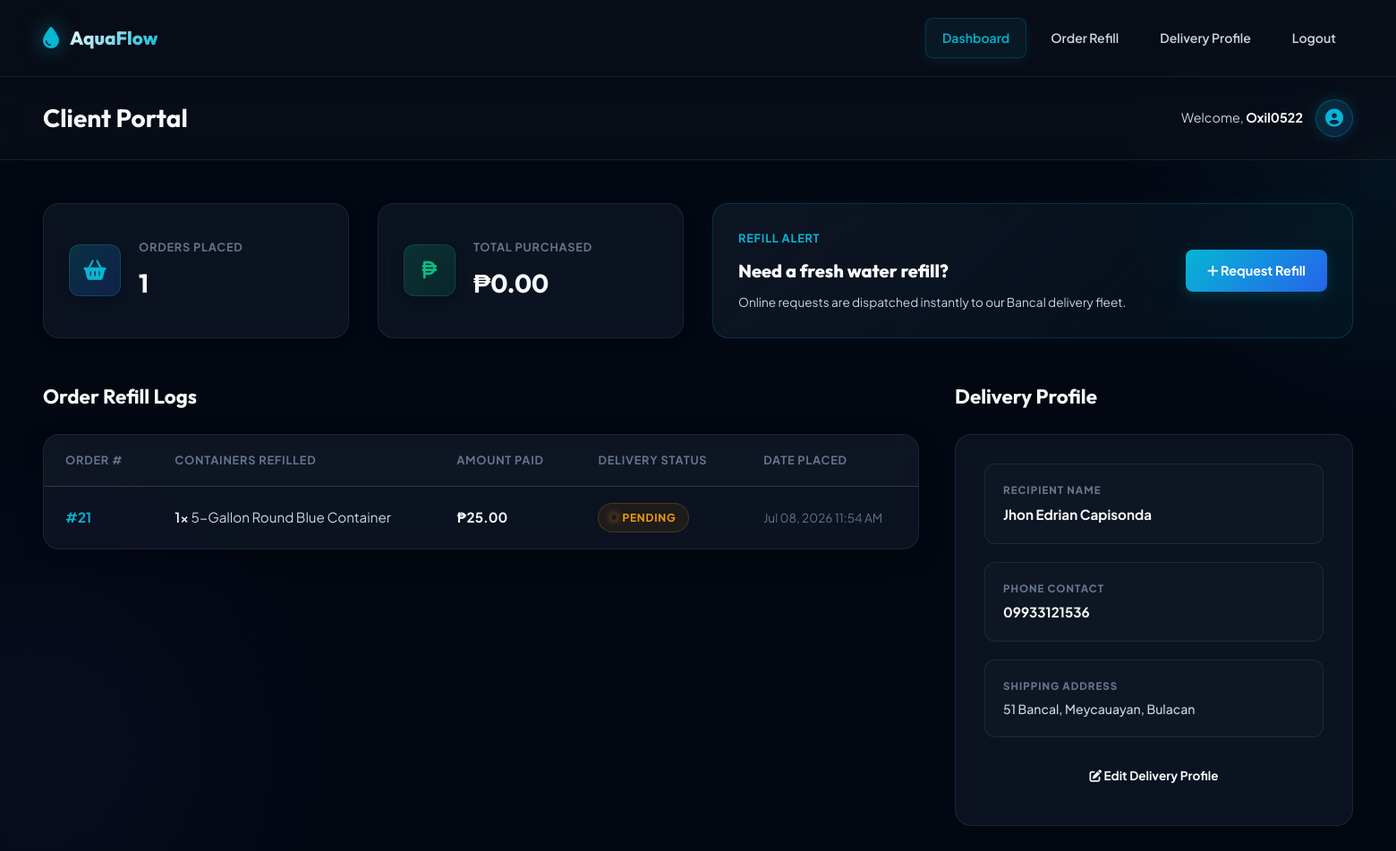
The app's page /customer/dashboard (signed in), older data.
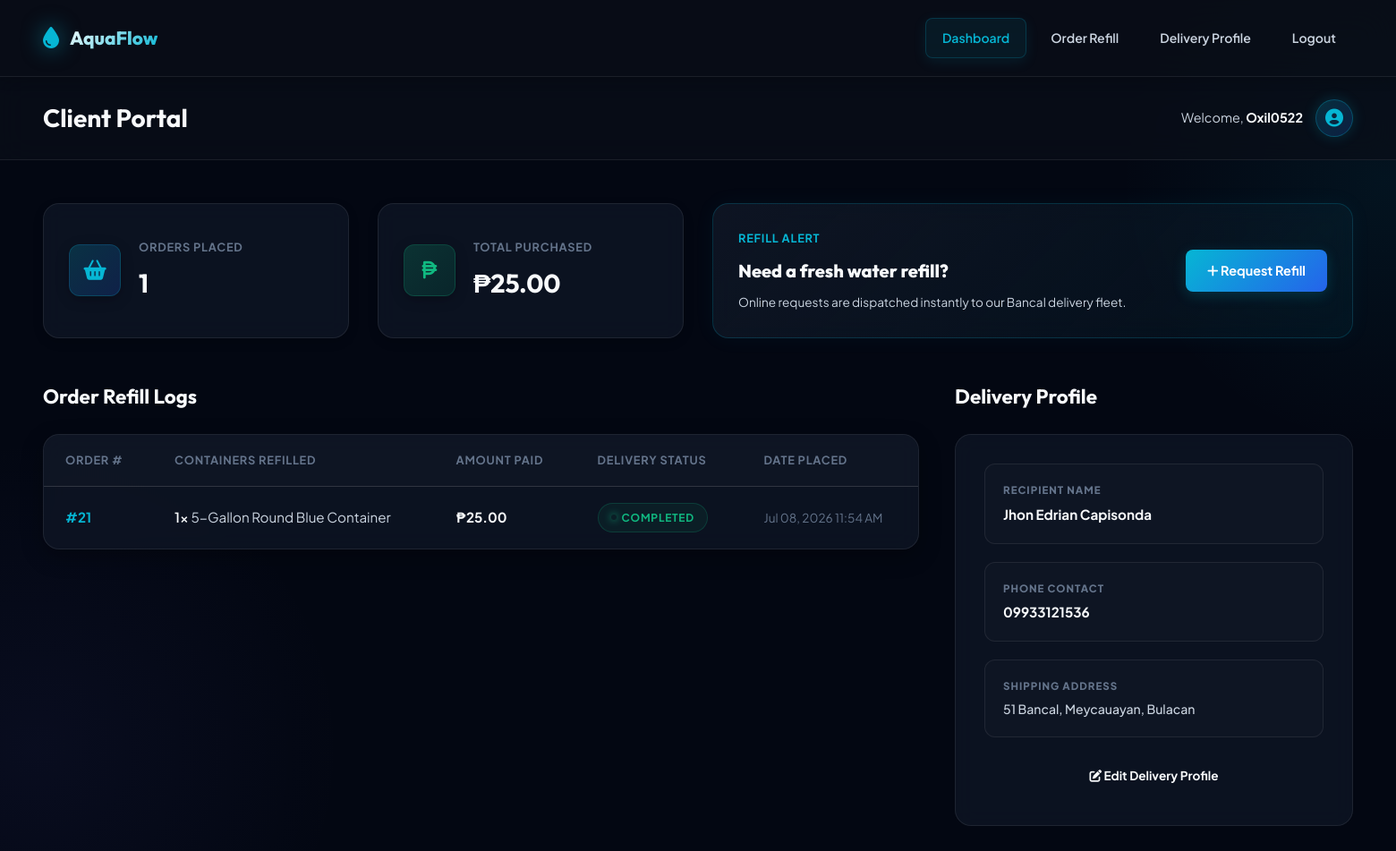
The same page, newer data.
### app/models/user.py (models this page shows, shortened)
class User(UserMixin, db.Model):
    __tablename__ = 'users'
    id = db.Column(db.Integer, primary_key=True)
    username = db.Column(db.String(80), unique=True, nullable=False, index=True)
    email = db.Column(db.String(120), unique=True, nullable=False, index=True)
    password_hash = db.Column(db.String(255), nullable=False)
    role = db.Column(db.String(20), nullable=False, default='customer')  # 'admin' or 'customer'
    is_active_user = db.Column(db.Boolean, default=True)
    created_at = db.Column(db.DateTime, default=lambda: datetime.now(timezone.utc))
    customer_profile = db.relationship('Customer', backref='user', uselist=False, lazy=True)
    @property
    def is_admin(self):
        return self.role == 'admin'

### app/models/order.py (models this page shows, shortened)
class Order(db.Model):
    __tablename__ = 'orders'
    id = db.Column(db.Integer, primary_key=True)
    customer_id = db.Column(db.Integer, db.ForeignKey('customers.id'), nullable=False)
    total_amount = db.Column(db.Float, default=0.0)
    status = db.Column(db.String(20), default='pending')  # pending, confirmed, completed, cancelled
    order_date = db.Column(db.DateTime, default=lambda: datetime.now(timezone.utc))
    notes = db.Column(db.Text, nullable=True)
    created_at = db.Column(db.DateTime, default=lambda: datetime.now(timezone.utc))
    updated_at = db.Column(db.DateTime, default=lambda: datetime.now(timezone.utc),
                           onupdate=lambda: datetime.now(timezone.utc))
    items = db.relationship('OrderItem', backref='order', lazy=True, cascade='all, delete-orphan')
    delivery = db.relationship('Delivery', backref='order', uselist=False, lazy=True)

class OrderItem(db.Model):
    __tablename__ = 'order_items'
    id = db.Column(db.Integer, primary_key=True)
    order_id = db.Column(db.Integer, db.ForeignKey('orders.id'), nullable=False)
    product_id = db.Column(db.Integer, db.ForeignKey('products.id'), nullable=False)
    quantity = db.Column(db.Integer, nullable=False, default=1)
    unit_price = db.Column(db.Float, nullable=False)
    subtotal = db.Column(db.Float, nullable=False)

### app/models/product.py (models this page shows, shortened)
class Product(db.Model):
    __tablename__ = 'products'
    id = db.Column(db.Integer, primary_key=True)
    name = db.Column(db.String(100), nullable=False)
    description = db.Column(db.Text, nullable=True)
    price = db.Column(db.Float, nullable=False)
    stock_quantity = db.Column(db.Integer, default=0)
    unit = db.Column(db.String(30), default='gallon')  # gallon, liter, bottle
    is_available = db.Column(db.Boolean, default=True)
    created_at = db.Column(db.DateTime, default=lambda: datetime.now(timezone.utc))
    order_items = db.relationship('OrderItem', backref='product', lazy=True)

### app/models/customer.py (models this page shows, shortened)
class Customer(db.Model):
    __tablename__ = 'customers'
    id = db.Column(db.Integer, primary_key=True)
    user_id = db.Column(db.Integer, db.ForeignKey('users.id'), nullable=True, unique=True)
    full_name = db.Column(db.String(150), nullable=False)
    phone = db.Column(db.String(20), nullable=True)
    address = db.Column(db.Text, nullable=True)
    is_active = db.Column(db.Boolean, default=True)
    created_at = db.Column(db.DateTime, default=lambda: datetime.now(timezone.utc))
    updated_at = db.Column(db.DateTime, default=lambda: datetime.now(timezone.utc),
                           onupdate=lambda: datetime.now(timezone.utc))
    orders = db.relationship('Order', backref='customer', lazy=True)
    @property
    def total_spent(self):
        return sum(order.total_amount for order in self.orders if order.status == 'completed')
    @property
    def order_count(self):
        return len(self.orders)

### app/routes/customer.py (the view)
@customer_bp.route('/dashboard')
@login_required
def dashboard():
    customer = current_user.customer_profile
    if not customer:
        flash('Customer profile not found. Please contact support.', 'error')
        return redirect(url_for('auth.logout'))
    orders = sorted(customer.orders, key=lambda o: o.order_date, reverse=True)
    return render_template('customer/dashboard.html', customer=customer, orders=orders)

### app/models/user.py (called while the page is built)
@login_manager.user_loader
def load_user(user_id):
    return db.session.get(User, int(user_id))

### app/templates/customer/dashboard.html (shortened to what this page needs)
{% extends 'base.html' %}
{% block page_title %}Client Portal{% endblock %}
{% block content %}
<div class="dashboard-grid">
    <div class="stat-card">
        <div class="stat-icon" style="background: linear-gradient(135deg, rgba(6, 182, 212, 0.2) 0%, rgba(37, 99, 235, 0.2) 100%); border: 1px solid rgba(6, 182, 212, 0.2); color: var(--accent-blue);">
            <i class="fas fa-shopping-basket"></i>
        </div>
        <div class="stat-info">
            <span class="stat-label">Orders Placed</span>
            <span class="stat-value">{{ customer.order_count }}</span>
        </div>
    </div>
    <div class="stat-card">
        <div class="stat-icon" style="background: linear-gradient(135deg, rgba(16, 185, 129, 0.2) 0%, rgba(4, 120, 87, 0.2) 100%); border: 1px solid rgba(16, 185, 129, 0.2); color: var(--accent-green);">
            <i class="fas fa-peso-sign"></i>
        </div>
        <div class="stat-info">
            <span class="stat-label">Total Purchased</span>
            <span class="stat-value">&#8369;{{ "%.2f"|format(customer.total_spent) }}</span>
        </div>
    </div>
    <div class="stat-card quick-refill-card">
        <div class="stat-info" style="flex: 1;">
            <span class="stat-label" style="color:var(--accent-blue);">Refill Alert</span>
            <span class="stat-value" style="font-size:1.25rem; margin-top:4px; font-weight:800; font-family:'Outfit', sans-serif;">Need a fresh water refill?</span>
            <span style="font-size:0.85rem; color:var(--text-secondary); display:block; margin-top:2px;">Online requests are dispatched instantly to our Bancal delivery fleet.</span>
        </div>
        <a href="{{ url_for('customer.place_order') }}" class="btn btn-portal-primary">
            <i class="fas fa-plus"></i> Request Refill
        </a>
    </div>
</div>
<div class="portal-container">
    <div class="recent-orders-section">
        <div class="section-header">
            <h2>Order Refill Logs</h2>
        </div>
        <div class="table-container">
            <table class="data-table">
                <thead>
                    <tr>
                        <th>Order #</th>
                        <th>Containers Refilled</th>
                        <th>Amount Paid</th>
                        <th>Delivery Status</th>
                        <th>Date Placed</th>
                    </tr>
                </thead>
                <tbody>
                    {% for order in orders %}
                    <tr>
                        <td><strong style="color:var(--accent-blue);">#{{ order.id }}</strong></td>
                        <td>
                            {% for item in order.items %}
                                <span style="font-weight:600; color:var(--text-primary);">{{ item.quantity }}x</span> {{ item.product.name.split(' (')[0] }}<br>
                            {% endfor %}
                        </td>
                        <td><strong style="color:var(--text-primary);">&#8369;{{ "%.2f"|format(order.total_amount) }}</strong></td>
                        <td>
                            <span class="status-badge status-{{ order.status }}">{{ order.status|capitalize }}</span>
                        </td>
                        <td style="font-size:0.85rem; color:var(--text-muted);">{{ order.order_date.strftime('%b %d, %Y %I:%M %p') }}</td>
                    </tr>
                    {% else %}
                    <tr>
                        <td colspan="5" class="empty-state">No orders registered yet. Click "Request Refill" to start!</td>
                    </tr>
                    {% endfor %}
                </tbody>
            </table>
        </div>
    </div>
    <div>
        <div class="section-header">
            <h2>Delivery Profile</h2>
        </div>
        <div style="background: var(--bg-card); border: 1px solid var(--border-color); border-radius: var(--radius-lg); padding: 2rem; backdrop-filter: blur(12px);">
            <div style="display:flex; flex-direction:column; gap: 20px;">
                <div class="info-group">
                    <span class="info-label">Recipient Name</span>
                    <div class="info-value">{{ customer.full_name }}</div>
                </div>
                <div class="info-group">
                    <span class="info-label">Phone Contact</span>
                    <div class="info-value">{{ customer.phone or 'No number set' }}</div>
                </div>
                <div class="info-group">
                    <span class="info-label">Shipping Address</span>
                    <div class="info-value" style="font-size:0.88rem; font-weight:500; color:var(--text-secondary); line-height:1.5;">{{ customer.address or 'No address configured' }}</div>
                </div>
                <a href="{{ url_for('customer.profile') }}" class="btn btn-secondary" style="width: 100%; text-align: center; justify-content: center; padding: 12px; font-size: 0.85rem; font-weight:700;">
                    <i class="fas fa-edit"></i> Edit Delivery Profile
                </a>
            </div>
        </div>
    </div>
</div>
{% endblock %}

### app/templates/base.html (shortened to what this page needs)
<!DOCTYPE html>
<html lang="en">
<head>
    <link rel="stylesheet" href="https://cdnjs.cloudflare.com/ajax/libs/font-awesome/6.5.1/css/all.min.css">
    <link rel="stylesheet" href="{{ url_for('static', filename='css/style.css') }}">
</head>
<body class="{% if current_user.is_authenticated and current_user.is_admin %}has-sidebar{% endif %}">
    {% if current_user.is_authenticated and current_user.is_admin %}
    <aside class="sidebar" id="sidebar">
        <div class="sidebar-header">
            <div class="brand">
                <i class="fas fa-tint"></i>
                <span>AquaFlow</span>
            </div>
        </div>
        <nav class="sidebar-nav">
            <a href="{{ url_for('admin.dashboard') }}" class="nav-item {% if request.endpoint == 'admin.dashboard' %}active{% endif %}">
                <i class="fas fa-th-large"></i>
                <span>Dashboard</span>
            </a>
            <a href="#" class="nav-item">
                <i class="fas fa-shopping-cart"></i>
                <span>Orders</span>
            </a>
            <a href="#" class="nav-item">
                <i class="fas fa-users"></i>
                <span>Customers</span>
            </a>
            <a href="#" class="nav-item">
                <i class="fas fa-truck"></i>
                <span>Deliveries</span>
            </a>
            <a href="#" class="nav-item">
                <i class="fas fa-chart-line"></i>
                <span>Revenue</span>
            </a>
        </nav>
        <div class="sidebar-footer">
            <a href="{{ url_for('auth.logout') }}" class="nav-item logout">
                <i class="fas fa-sign-out-alt"></i>
                <span>Logout</span>
            </a>
        </div>
    </aside>
    {% elif current_user.is_authenticated %}
    <nav class="top-navbar">
        <div class="brand">
            <i class="fas fa-tint"></i>
            <span>AquaFlow</span>
        </div>
        <div class="nav-links">
            <a href="{{ url_for('customer.dashboard') }}" class="nav-item {% if request.endpoint == 'customer.dashboard' %}active{% endif %}">Dashboard</a>
            <a href="{{ url_for('customer.place_order') }}" class="nav-item {% if request.endpoint == 'customer.place_order' %}active{% endif %}">Order Refill</a>
            <a href="{{ url_for('customer.profile') }}" class="nav-item {% if request.endpoint == 'customer.profile' %}active{% endif %}">Delivery Profile</a>
            <a href="{{ url_for('auth.logout') }}" class="nav-item logout">Logout</a>
        </div>
    </nav>
    {% endif %}
    <main class="main-content">
        {% if current_user.is_authenticated %}
        <div class="topbar">
            <h1 class="page-title">{% block page_title %}Dashboard{% endblock %}</h1>
            <div class="user-info">
                <span class="greeting">Welcome, <strong>{{ current_user.username }}</strong></span>
                <div class="avatar">
                    <i class="fas fa-user-circle"></i>
                </div>
            </div>
        </div>
        {% endif %}
        <div class="content">
            {% block content %}{% endblock %}
        </div>
    </main>
</body>
</html>

### app/templates/customer/dashboard.html (style rules this page uses)
.portal-container { display: grid; grid-template-columns: 2.2fr 1fr; gap: 2.5rem; margin-top: 2rem; }
.quick-refill-card { background: linear-gradient(135deg, rgba(17, 24, 39, 0.8) 0%, rgba(6, 182, 212, 0.05) 100%); border: 1px solid rgba(6, 182, 212, 0.2); box-shadow: 0 0 25px rgba(6, 182, 212, 0.05); grid-column: span 2; }
.info-group { background: rgba(255, 255, 255, 0.015); border: 1px solid var(--border-color); border-radius: var(--radius-md); padding: 1.25rem; transition: var(--transition); }
.info-label { font-size: 0.72rem; color: var(--text-muted); text-transform: uppercase; letter-spacing: 1px; font-weight: 800; margin-bottom: 6px; display: block; }
.info-value { font-size: 0.95rem; font-weight: 700; color: var(--text-primary); line-height: 1.5; }
.btn-portal-primary { background: linear-gradient(135deg, var(--accent-blue) 0%, var(--accent-blue-dark) 100%); color: white; font-weight: 700; box-shadow: 0 4px 15px rgba(6, 182, 212, 0.2); border-radius: var(--radius-sm); padding: 12px 24px; font-size: 0.9rem; }

Row changes from the older to the newer data that the page shows:
changed Order id 21: total_spent "0.00" → "25.00"; status "PENDING" → "COMPLETED"
